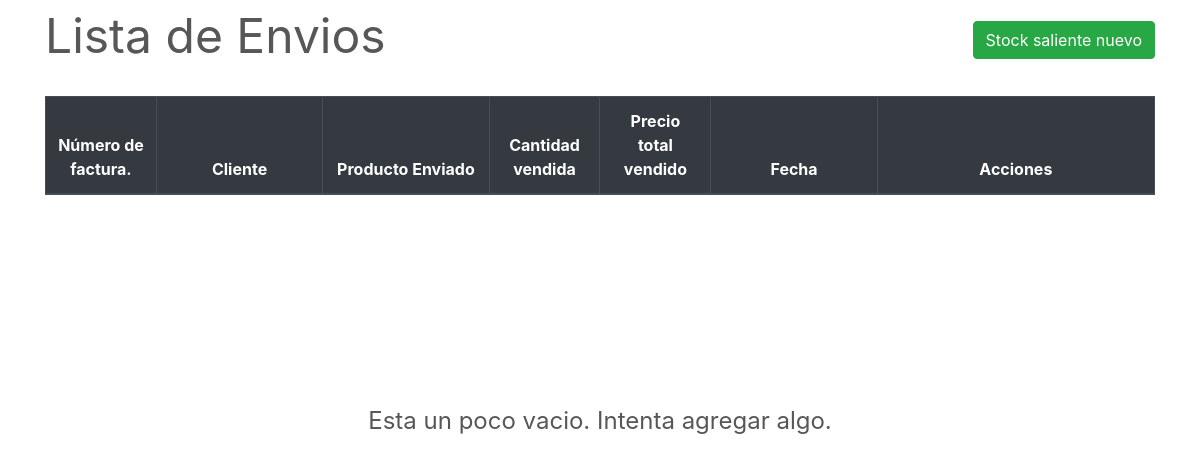
/transactions/sales/, run on an earlier commit of the app's database.
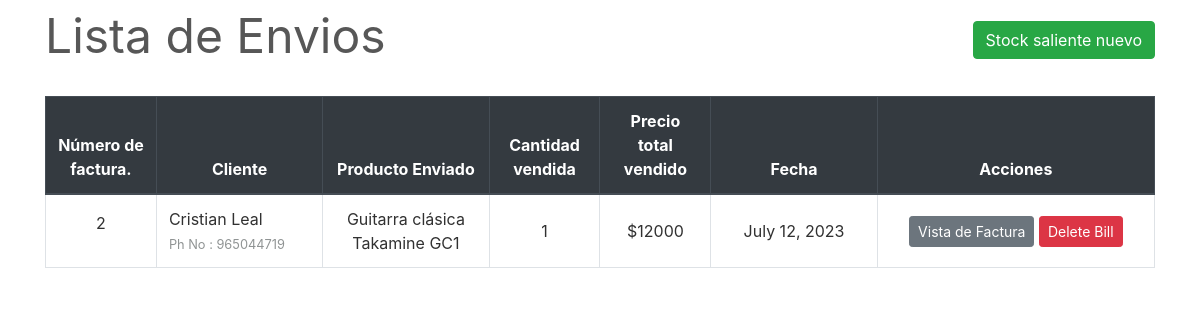
And on a later commit of the database.
### transactions/models.py (models this page shows, shortened)
class SaleBill(models.Model):
    billno = models.AutoField(primary_key=True)
    time = models.DateTimeField(auto_now=True)
    name = models.CharField(max_length=150)
    phone = models.CharField(max_length=12)
    address = models.CharField(max_length=200)
    email = models.EmailField(max_length=254)
    gstin = models.CharField(max_length=15)
    def get_items_list(self):
        return SaleItem.objects.filter(billno=self.billno)
    def get_total_price(self):
        saleitems = SaleItem.objects.filter(billno=self.billno)
        total = 0
        for item in saleitems:
            total += item.totalprice
        return total

class SaleItem(models.Model):
    billno = models.ForeignKey(SaleBill, on_delete = models.CASCADE, related_name='salebillno')
    stock = models.ForeignKey(Stock, on_delete = models.CASCADE, related_name='saleitem')
    quantity = models.IntegerField(default=1)
    perprice = models.IntegerField(default=1)
    totalprice = models.IntegerField(default=1)

### inventory/models.py (models this page shows, shortened)
class Stock(models.Model):
    id = models.AutoField(primary_key=True)
    name = models.CharField(max_length=100, unique=True)
    brand = models.CharField(default='', max_length=50)
    quantity = models.IntegerField(default=1)
    price = models.IntegerField(default=0)
    description = models.TextField(default='')
    is_deleted = models.BooleanField(default=False)

### transactions/views.py (the view)
class SaleView(ListView):
    model = SaleBill
    template_name = "sales/sales_list.html"
    context_object_name = 'bills'
    ordering = ['-time']
    paginate_by = 10

### transactions/templates/sales/sales_list.html (shortened to what this page needs)
{% extends "base.html" %}
{% load widget_tweaks %}
{% block content %}
    <div class="row" style="color: #575757; font-style: bold; font-size: 3rem;">
        <div class="col-md-8">Lista de Envios</div>
        <div class="col-md-4">
            <div style="float:right;"> <a class="btn btn-success" href="{% url 'new-sale' %}">Stock saliente nuevo</a> </div>
        </div>
    </div>
    <br>
    <table class="table table-css table-bordered table-hover">
        <thead class="thead-dark align-middle">
            <tr>
                <th width="10%">
                    Número de factura.</th>
                <th width="15%">
                    Cliente</th>
                <th width="15%">
                    Producto Enviado</th>
                <th width="10%">
                    Cantidad vendida</th>
                <th width="10%">
                    Precio total vendido</th>
                <th width="15%">Fecha</th>
                <th width="25%">Acciones</th>
            </tr>
        </thead>
{% if bills %}
        <tbody>
            {% for sale in bills %}
            <tr>
                <td class="align-middle"> <p>{{ sale.billno }}</p> </td>
                <td class=""> {{ sale.name }} <br> <small style="color: #909494">Ph No : {{ sale.phone }}</small> </td>
                <td class="align-middle">{% for item in sale.get_items_list %} {{ item.stock.name }} <br> {% endfor %}</td>
                <td class="align-middle">{% for item in sale.get_items_list %} {{ item.quantity }} <br> {% endfor %}</td>
                <td class="align-middle">${{ sale.get_total_price }}</td>
                <td class="align-middle">{{ sale.time.date }}</td>
                <td class="align-middle"> <a href="{% url 'sale-bill' sale.billno %}" class="btn btn-secondary btn-sm">Vista de Factura</a> <a href="{% url 'delete-sale' sale.pk %}" class="btn btn-danger btn-sm">Delete Bill</a> </td>
            </tr>
            {% endfor %}
        </tbody>
    </table>
{% else %}
    </table>
    <br><br><br><br><br><br><br><br>
    <div style="color: #575757; font-style: bold; font-size: 1.5rem; text-align: center;">Esta un poco vacio. Intenta agregar algo.</div>
{% endif %}
{% endblock content %}

What changed in the data, as far as the page shows it:
added SaleBill: billno "2", name "Cristian Leal", phone "965044719", get_total_price "12000", time "July 12, 2023"
added SaleItem: stock.name "Guitarra clásica Takamine GC1", quantity "1"
Also different on the page:
text no longer shown: "Esta un poco vacio. Intenta agregar algo."
